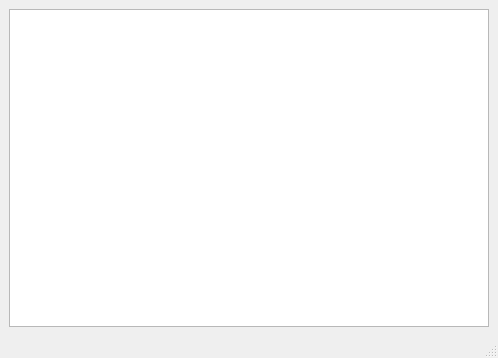
<?xml version="1.0" encoding="UTF-8"?>
<ui version="4.0">
 <class>MainWindow</class>
 <widget class="QMainWindow" name="MainWindow">
  <property name="geometry">
   <rect>
    <x>0</x>
    <y>0</y>
    <width>498</width>
    <height>358</height>
   </rect>
  </property>
  <property name="windowTitle">
   <string>lvgl_qt_wigets</string>
  </property>
  <widget class="QWidget" name="centralwidget">
   <layout class="QGridLayout" name="gridLayout">
    <item row="0" column="0">
     <widget class="QGraphicsView" name="graphicsView">
      <property name="backgroundBrush">
       <brush brushstyle="SolidPattern">
        <color alpha="255">
         <red>0</red>
         <green>0</green>
         <blue>0</blue>
        </color>
       </brush>
      </property>
     </widget>
    </item>
   </layout>
  </widget>
  <widget class="QMenuBar" name="menubar">
   <property name="geometry">
    <rect>
     <x>0</x>
     <y>0</y>
     <width>498</width>
     <height>20</height>
    </rect>
   </property>
  </widget>
  <widget class="QStatusBar" name="statusbar"/>
 </widget>
 <resources/>
 <connections/>
</ui>
